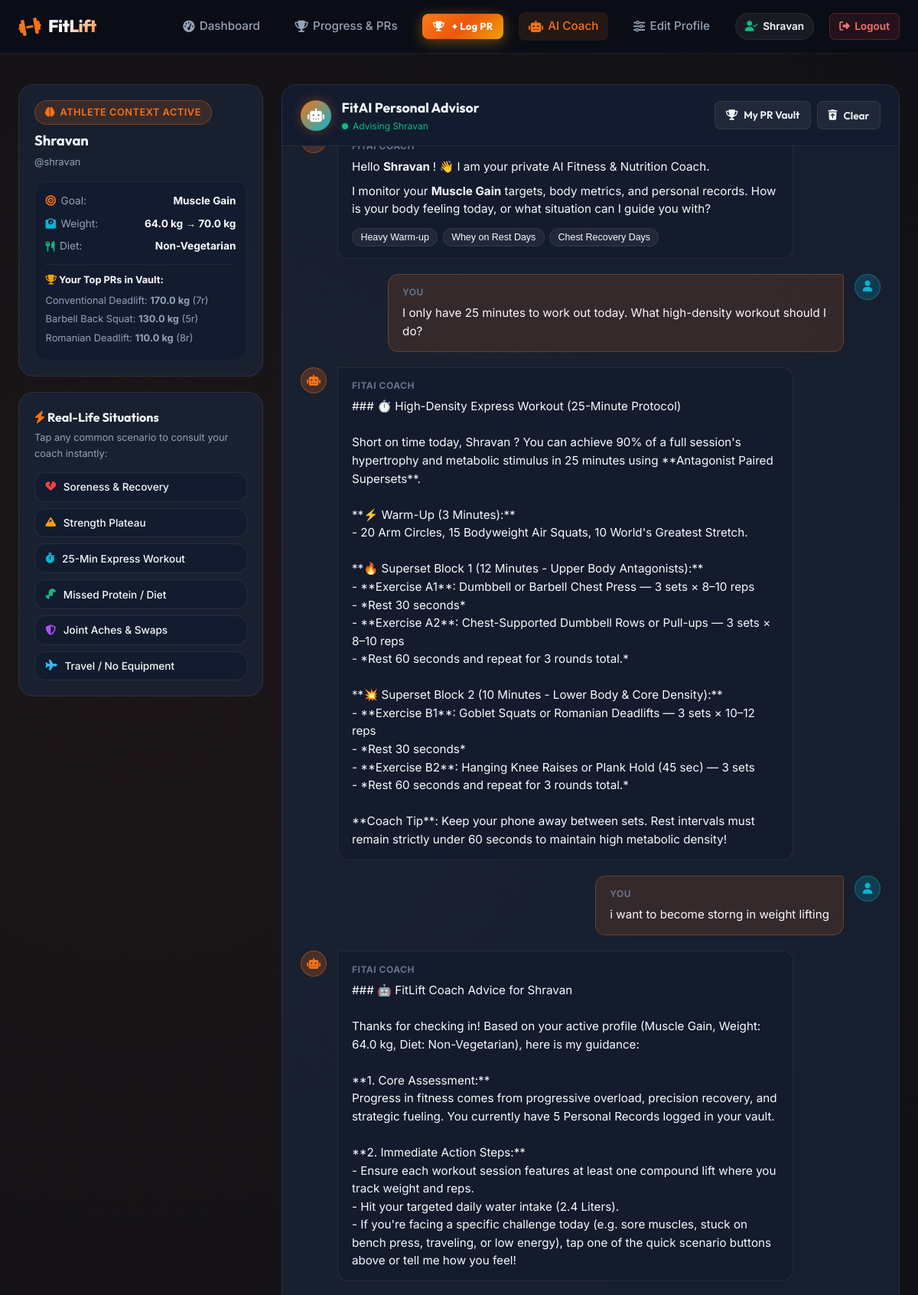
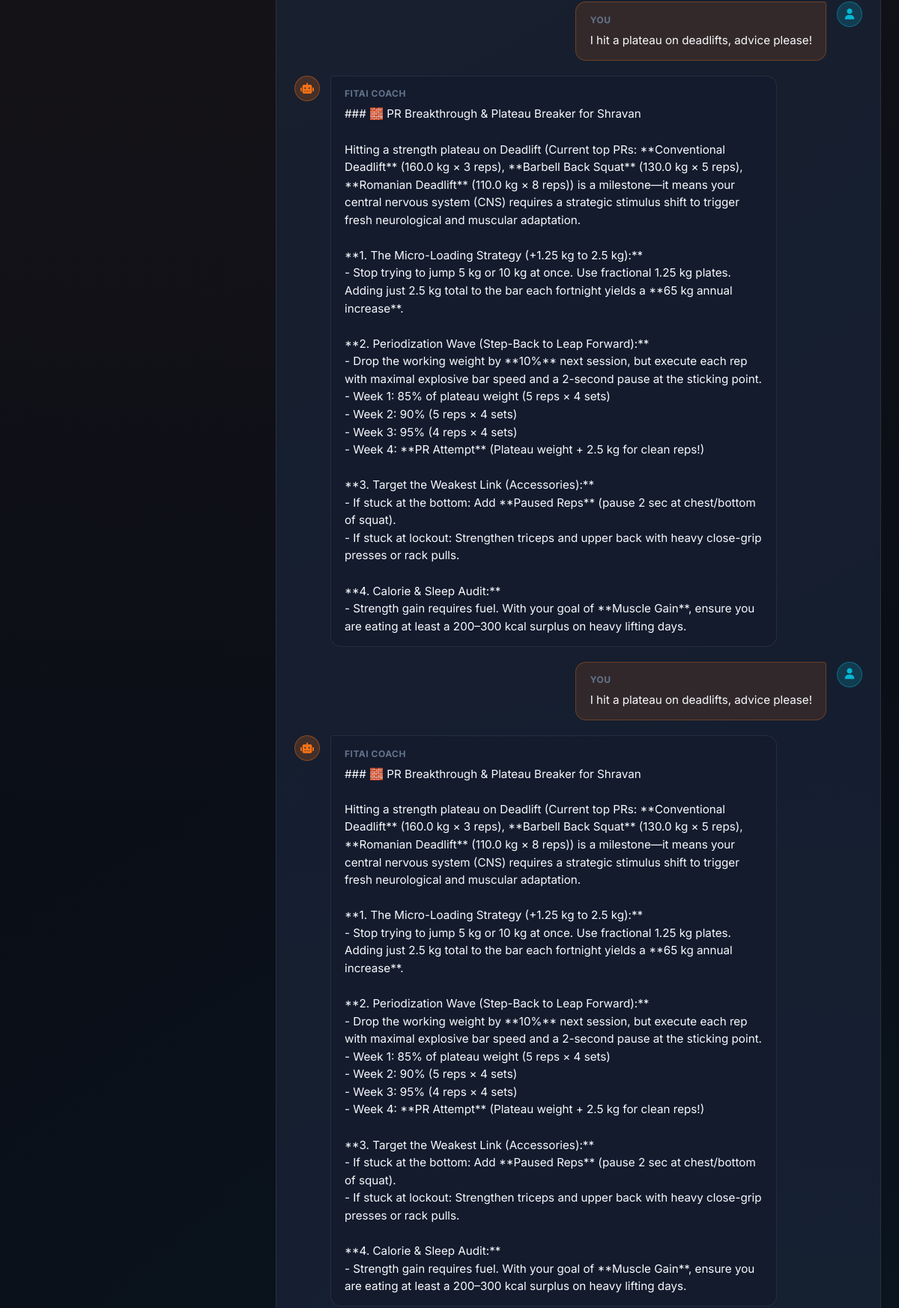
/ai-coach (signed in, upper part), run on the app's committed database (2 pictures, top to bottom).
### tables this page shows
CREATE TABLE users (
            id INTEGER PRIMARY KEY AUTOINCREMENT,
            name TEXT NOT NULL,
            age INTEGER,
            gender TEXT,
            height REAL,
            weight REAL,
            goal TEXT,
            target_weight REAL,
            activity_level TEXT
        , created_at TEXT DEFAULT NULL, dietary_preference TEXT DEFAULT 'Non-Vegetarian', allergies TEXT DEFAULT 'None', meal_schedule TEXT DEFAULT 'Standard (4-5 Meals)', username TEXT, email TEXT, password_hash TEXT);

CREATE TABLE exercise_records (
            id INTEGER PRIMARY KEY AUTOINCREMENT,
            user_id INTEGER,
            exercise_name TEXT NOT NULL,
            category TEXT NOT NULL,
            weight_lifted REAL NOT NULL,
            reps INTEGER NOT NULL,
            sets INTEGER DEFAULT 1,
            estimated_1rm REAL,
            notes TEXT DEFAULT '',
            logged_date TEXT NOT NULL,
            created_at TEXT DEFAULT CURRENT_TIMESTAMP,
            FOREIGN KEY(user_id) REFERENCES users(id) ON DELETE CASCADE
        );

CREATE TABLE chat_messages (
            id INTEGER PRIMARY KEY AUTOINCREMENT,
            user_id INTEGER,
            sender TEXT NOT NULL,
            situation_tag TEXT DEFAULT 'general',
            message TEXT NOT NULL,
            created_at TEXT DEFAULT CURRENT_TIMESTAMP,
            FOREIGN KEY(user_id) REFERENCES users(id) ON DELETE CASCADE
        );

### app.py (the view)
@app.route("/ai-coach")
@login_required
def ai_coach():
    user_id = session["user_id"]
    user_context = get_user_context(user_id)
    chat_history = get_chat_history(user_id=user_id, limit=40)
    return render_template(
        "ai_coach.html",
        user_context=user_context,
        chat_history=chat_history
    )

### app.py (called while the page is built)
@app.context_processor
def inject_user():
    user_id = session.get("user_id")
    current_user = get_user_by_id(user_id) if user_id else None
    return dict(current_user=current_user)

def login_required(f):
    @wraps(f)
    def decorated_function(*args, **kwargs):
        if "user_id" not in session:
            flash("Please sign in to access this page.", "warning")
            return redirect(url_for("login", next=request.url))
        return f(*args, **kwargs)
    return decorated_function

### database.py (called while the page is built)
def get_db_connection():
    conn = sqlite3.connect(DB_PATH)
    conn.row_factory = sqlite3.Row
    return conn

def get_user_by_id(user_id):
    if not user_id:
        return None
    conn = get_db_connection()
    cursor = conn.cursor()
    cursor.execute("SELECT * FROM users WHERE id = ?", (user_id,))
    row = cursor.fetchone()
    conn.close()
    return dict(row) if row else None

def get_chat_history(user_id=None, limit=50):
    conn = get_db_connection()
    cursor = conn.cursor()
    if user_id is not None:
        cursor.execute("""
            SELECT * FROM chat_messages
            WHERE user_id = ?
            ORDER BY id ASC LIMIT ?
        """, (user_id, limit))
    else:
        cursor.execute("""
            SELECT * FROM chat_messages
            ORDER BY id ASC LIMIT ?
        """, (limit,))
    rows = cursor.fetchall()
    conn.close()
    return [dict(r) for r in rows]

### templates/ai_coach.html (shortened to what this page needs)
{% extends "base.html" %}
{% block content %}
<div class="ai-coach-page">
    <div class="ai-coach-layout">
        <aside class="ai-sidebar">
            <div class="ai-sidebar-card">
                <div class="ai-sidebar-header">
                    <span class="badge badge-primary">
                        <i class="fa-solid fa-brain"></i> Athlete Context Active
                    </span>
                    <h2 style="font-size: 1.15rem; margin-top: 0.35rem; font-family: var(--font-heading);">
                        {{ current_user.name }}
                    </h2>
                    <span style="font-size: 0.8rem; color: var(--text-secondary);">@{{ current_user.username }}</span>
                </div>
                <div id="athleteSnapshot" class="athlete-context-box" style="margin-top: 0.85rem;">
                    {% if user_context %}
                    <div class="context-stat-row">
                        <span><i class="fa-solid fa-bullseye" style="color: var(--primary);"></i> Goal:</span>
                        <strong>{{ user_context.goal or 'Not Set' }}</strong>
                    </div>
                    <div class="context-stat-row">
                        <span><i class="fa-solid fa-weight-scale" style="color: var(--accent-cyan);"></i> Weight:</span>
                        <strong>{{ user_context.weight or '—' }} kg &rarr; {{ user_context.target_weight or '—' }} kg</strong>
                    </div>
                    <div class="context-stat-row">
                        <span><i class="fa-solid fa-utensils" style="color: var(--accent-green);"></i> Diet:</span>
                        <strong>{{ user_context.dietary_preference or 'Standard' }}</strong>
                    </div>
                    {% if user_context.personal_records and user_context.personal_records|length > 0 %}
                    <div class="context-prs-list">
                        <div class="context-prs-title"><i class="fa-solid fa-trophy" style="color: var(--accent-amber);"></i> Your Top PRs in Vault:</div>
                        {% for pr in user_context.personal_records[:3] %}
                        <div class="context-pr-tag">
                            {{ pr.exercise }}: <strong>{{ pr.weight }} kg</strong> ({{ pr.reps }}r)
                        </div>
                        {% endfor %}
                    </div>
                    {% endif %}
                    {% else %}
                    <p style="font-size: 0.85rem; color: var(--text-secondary);">
                        Complete your body metrics in <a href="{{ url_for('profile') }}" style="color: var(--primary);">Edit Profile</a> to unlock deep contextual reasoning.
                    </p>
                    {% endif %}
                </div>
            </div>
            <div class="ai-sidebar-card" style="margin-top: 1.25rem;">
                <h3 class="scenario-heading">
                    <i class="fa-solid fa-bolt" style="color: var(--primary);"></i>
                    Real-Life Situations
                </h3>
                <p style="font-size: 0.8rem; color: var(--text-secondary); margin-bottom: 0.85rem;">
                    Tap any common scenario to consult your coach instantly:
                </p>
                <div class="scenario-buttons">
                    <button type="button" class="btn-scenario" onclick="triggerSituation('soreness', 'I am feeling sore and fatigued today. Should I train through it or take a rest day?')">
                        <i class="fa-solid fa-heart-crack" style="color: #ef4444;"></i>
                        <span>Soreness & Recovery</span>
                    </button>
                    <button type="button" class="btn-scenario" onclick="triggerSituation('plateau', 'I hit a strength plateau on my main lifts and cannot increase weight. How do I break through?')">
                        <i class="fa-solid fa-mountain" style="color: var(--accent-amber);"></i>
                        <span>Strength Plateau</span>
                    </button>
                    <button type="button" class="btn-scenario" onclick="triggerSituation('quick_workout', 'I only have 25 minutes to work out today. What high-density workout should I do?')">
                        <i class="fa-solid fa-stopwatch" style="color: var(--accent-cyan);"></i>
                        <span>25-Min Express Workout</span>
                    </button>
                    <button type="button" class="btn-scenario" onclick="triggerSituation('nutrition', 'I fell short on my protein and calories today. What quick meals or snacks should I eat?')">
                        <i class="fa-solid fa-drumstick-bite" style="color: var(--accent-green);"></i>
                        <span>Missed Protein / Diet</span>
                    </button>
                    <button type="button" class="btn-scenario" onclick="triggerSituation('injury_recovery', 'My shoulders or knees feel slight discomfort during pressing/squats. What safe exercise swaps can I do?')">
                        <i class="fa-solid fa-shield-halved" style="color: #a855f7;"></i>
                        <span>Joint Aches & Swaps</span>
                    </button>
                    <button type="button" class="btn-scenario" onclick="triggerSituation('travel', 'I am traveling in a hotel with no gym equipment. Give me a challenging workout protocol.')">
                        <i class="fa-solid fa-plane" style="color: #38bdf8;"></i>
                        <span>Travel / No Equipment</span>
                    </button>
                </div>
            </div>
        </aside>
        <main class="ai-chat-main">
            <div class="chat-window-header">
                <div class="chat-header-identity">
                    <div class="ai-avatar-glow">
                        <i class="fa-solid fa-robot"></i>
                    </div>
                    <div>
                        <div class="ai-coach-name">FitAI Personal Advisor</div>
                        <div class="ai-coach-status">
                            <span class="status-dot"></span>
                            <span>Advising {{ current_user.name }}</span>
                        </div>
                    </div>
                </div>
                <div class="chat-header-controls">
                    <a href="{{ url_for('progress') }}" class="btn btn-secondary btn-sm" title="View Workout Progress & PRs">
                        <i class="fa-solid fa-trophy"></i> My PR Vault
                    </a>
                    <button type="button" class="btn btn-secondary btn-sm" onclick="clearChat()" title="Restart consultation">
                        <i class="fa-solid fa-trash-arrow-up"></i> Clear
                    </button>
                </div>
            </div>
            <div id="chatMessages" class="chat-messages-container">
                <div class="chat-bubble chat-bubble-ai">
                    <div class="bubble-avatar">
                    </div>
                    <div class="bubble-content">
                        <div class="bubble-title">FitAI Coach</div>
                        <p>
                            Hello <strong>{{ current_user.name }}</strong>! 👋 I am your private AI Fitness & Nutrition Coach.
                        </p>
                        <p style="margin-top: 0.5rem;">
                            I monitor your <strong>{{ user_context.goal if user_context else 'fitness' }}</strong> targets, body metrics, and personal records. How is your body feeling today, or what situation can I guide you with?
                        </p>
                        <div class="quick-chips">
                            <button type="button" class="chip" onclick="quickAsk('How should I warm up for a heavy squat session?')">Heavy Warm-up</button>
                            <button type="button" class="chip" onclick="quickAsk('Can I drink whey protein on rest days?')">Whey on Rest Days</button>
                            <button type="button" class="chip" onclick="quickAsk('How many rest days between chest workouts?')">Chest Recovery Days</button>
                        </div>
                    </div>
                </div>
                {% for msg in chat_history %}
                <div class="chat-bubble {% if msg.sender == 'user' %}chat-bubble-user{% else %}chat-bubble-ai{% endif %}">
                    <div class="bubble-avatar">
                        <i class="fa-solid {% if msg.sender == 'user' %}fa-user{% else %}fa-robot{% endif %}"></i>
                    </div>
                    <div class="bubble-content">
                        <div class="bubble-title">{% if msg.sender == 'user' %}You{% else %}FitAI Coach{% endif %}</div>
                        <div class="markdown-rendered">{{ msg.message|replace('\n', '<br>')|safe }}</div>
                    </div>
                </div>
                {% endfor %}
            </div>
        </main>
    </div>
</div>
{% endblock %}

### templates/base.html (shortened to what this page needs)
<!DOCTYPE html>
<html lang="en">
<head>
    <link rel="stylesheet" href="https://cdnjs.cloudflare.com/ajax/libs/font-awesome/6.5.1/css/all.min.css">
    <link rel="stylesheet" href="{{ url_for('static', filename='css/style.css') }}">
</head>
<body>
    <nav class="navbar">
        <div class="nav-container">
            <a href="{% if current_user %}{{ url_for('dashboard') }}{% else %}{{ url_for('login') }}{% endif %}" class="brand-logo">
                <i class="fa-solid fa-dumbbell"></i>
                <span>FitLift</span>
            </a>
            <ul class="nav-links">
                {% if current_user %}
                <li><a href="{{ url_for('dashboard') }}" class="nav-link {% if request.endpoint == 'dashboard' %}active{% endif %}"><i class="fa-solid fa-gauge-high"></i> Dashboard</a></li>
                <li><a href="{{ url_for('progress') }}" class="nav-link {% if request.endpoint == 'progress' %}active{% endif %}"><i class="fa-solid fa-trophy"></i> Progress & PRs</a></li>
                <li>
                    <a href="{{ url_for('progress') }}" class="btn btn-primary btn-submit-pr btn-sm" style="padding: 0.35rem 0.85rem; font-size: 0.82rem; text-decoration: none; border-radius: var(--radius-sm);" title="Record new lift to PR Vault">
                        <i class="fa-solid fa-trophy"></i> + Log PR
                    </a>
                </li>
                <li><a href="{{ url_for('ai_coach') }}" class="nav-link {% if request.endpoint == 'ai_coach' %}active{% endif %}"><i class="fa-solid fa-robot"></i> AI Coach</a></li>
                <li><a href="{{ url_for('profile') }}" class="nav-link {% if request.endpoint == 'profile' %}active{% endif %}"><i class="fa-solid fa-sliders"></i> Edit Profile</a></li>
                <li class="user-pill-container">
                    <span class="user-pill"><i class="fa-solid fa-user-check"></i> {{ current_user.name.split(' ')[0] }}</span>
                </li>
                <li><a href="{{ url_for('logout') }}" class="btn-logout" title="Sign Out"><i class="fa-solid fa-right-from-bracket"></i> Logout</a></li>
                {% endif %}
            </ul>
        </div>
    </nav>
    <main class="main-content">
        {% block content %}{% endblock %}
    </main>
</body>
</html>

### data on the page
users: name "Shravan", username "shravan", goal "Muscle Gain", weight "64.0", target_weight "70.0", dietary_preference "Non-Vegetarian"
exercise_records: exercise "Conventional Deadlift", weight "170.0", reps "7"
exercise_records: exercise "Barbell Back Squat", weight "130.0", reps "5"
exercise_records: exercise "Romanian Deadlift", weight "110.0", reps "8"
chat_messages: sender "YOU", message "I only have 25 minutes to work out today. What high-density workout should I do?"
chat_messages: sender "FITAI COACH", message "### ⏱️ High-Density Express Workout (25-Minute Protocol) Short on time today, Shravan ? You can achieve 90% of a full session's hypertrophy and metabolic stimulus in 25 minutes using **Antagonist Paired Supersets**. **⚡ Warm-Up (3 Minutes):** - 20 Arm Circles, 15 Bodyweight Air Squats, 10 World's Greatest Stretch. **🔥 Superset Block 1 (12 Minutes - Upper Body Antagonists):** - **Exercise A1**: Dumbbell or Barbell Chest Press — 3 sets × 8–10 reps - *Rest 30 seconds* - **Exercise A2**: Chest-Supported Dumbbell Rows or Pull-ups — 3 sets × 8–10 reps - *Rest 60 seconds and repeat for 3 rounds total.* **💥 Superset Block 2 (10 Minutes - Lower Body & Core Density):** - **Exercise B1**: Goblet…"
chat_messages: sender "YOU", message "i want to become storng in weight lifting"
chat_messages: sender "FITAI COACH", message "### 🤖 FitLift Coach Advice for Shravan Thanks for checking in! Based on your active profile (Muscle Gain, Weight: 64.0 kg, Diet: Non-Vegetarian), here is my guidance: **1. Core Assessment:** Progress in fitness comes from progressive overload, precision recovery, and strategic fueling. You currently have 5 Personal Records logged in your vault. **2. Immediate Action Steps:** - Ensure each workout session features at least one compound lift where you track weight and reps. - Hit your targeted daily water intake (2.4 Liters). - If you're facing a specific challenge today (e.g. sore muscles, stuck on bench press, traveling, or low energy), tap one of the quick scenario buttons above or tell me…"
chat_messages: sender "YOU", message "I hit a plateau on deadlifts, advice please!"
chat_messages: sender "FITAI COACH", message "### 🧱 PR Breakthrough & Plateau Breaker for Shravan Hitting a strength plateau on Deadlift (Current top PRs: **Conventional Deadlift** (160.0 kg × 3 reps), **Barbell Back Squat** (130.0 kg × 5 reps), **Romanian Deadlift** (110.0 kg × 8 reps)) is a milestone—it means your central nervous system (CNS) requires a strategic stimulus shift to trigger fresh neurological and muscular adaptation. **1. The Micro-Loading Strategy (+1.25 kg to 2.5 kg):** - Stop trying to jump 5 kg or 10 kg at once. Use fractional 1.25 kg plates. Adding just 2.5 kg total to the bar each fortnight yields a **65 kg annual increase**. **2. Periodization Wave (Step-Back to Leap Forward):** - Drop the working weight by…"
chat_messages: sender "YOU", message "I hit a plateau on deadlifts, advice please!"
chat_messages: sender "FITAI COACH", message "### 🧱 PR Breakthrough & Plateau Breaker for Shravan Hitting a strength plateau on Deadlift (Current top PRs: **Conventional Deadlift** (160.0 kg × 3 reps), **Barbell Back Squat** (130.0 kg × 5 reps), **Romanian Deadlift** (110.0 kg × 8 reps)) is a milestone—it means your central nervous system (CNS) requires a strategic stimulus shift to trigger fresh neurological and muscular adaptation. **1. The Micro-Loading Strategy (+1.25 kg to 2.5 kg):** - Stop trying to jump 5 kg or 10 kg at once. Use fractional 1.25 kg plates. Adding just 2.5 kg total to the bar each fortnight yields a **65 kg annual increase**. **2. Periodization Wave (Step-Back to Leap Forward):** - Drop the working weight by…"
